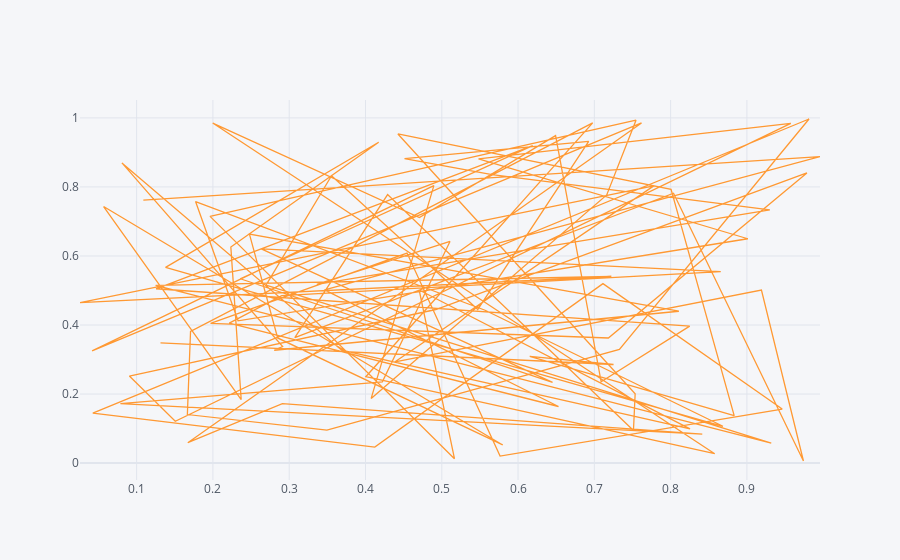

The notebook cell saved with this chart:
### Code cell
df.iplot(kind="scatter", x='A', y='B', mode='')
